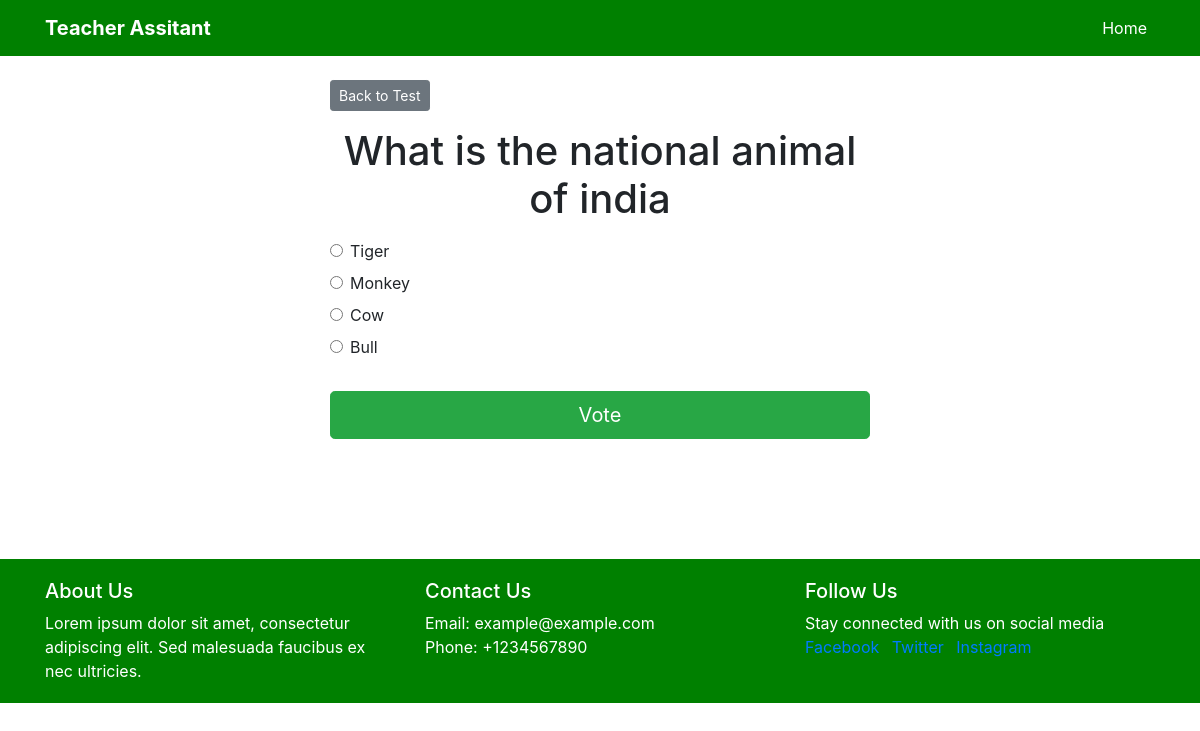
The app's page /polls/2/ with its own data.
### polls/models.py (models this page shows, shortened)
class Question(models.Model):
    question_text = models.CharField(max_length=200)
    pub_date = models.DateTimeField('date published')

class Choice(models.Model):
    question = models.ForeignKey(Question, on_delete=models.CASCADE)
    choice_text = models.CharField(max_length=200)
    votes = models.IntegerField(default=0)

### polls/views.py (the view)
# urls.py: path('<int:question_id>/', views.detail, name='detail'),
def detail(request, question_id):
    try:
        question = Question.objects.get(pk=question_id)
    except Question.DoesNotExist:
        raise Http404("Question does not exist")
    return render(request, 'polls/detail.html', {'question': question})

### templates/polls/detail.html (shortened to what this page needs)
{% extends 'base.html' %}
{% block content %}
<a class="btn btn-secondary btn-sm mb-3" href="{% url 'polls:index' %}">Back to Test</a>
<h1 class="text-center mb-3">{{ question.question_text }}</h1>
<form action="{% url 'polls:vote' question.id %}" method="post">
    {% for choice in question.choice_set.all %}
    <div class="form-check">
        <input type="radio" name="choice" class="form-check-input" id="choice{{ forloop.counter }}"
            value="{{ choice.id }}" />
        <label for="choice{{ forloop.counter }}">{{ choice.choice_text }}</label>
    </div>
    {% endfor %}
    <input type="submit" value="Vote" class="btn btn-success btn-lg btn-block mt-4" />
</form>
{% endblock %}

### records on screen
Question: question_text "What is the national animal of india"
Choice: choice_text "Tiger"
Choice: choice_text "Monkey"
Choice: choice_text "Cow"
Choice: choice_text "Bull"
